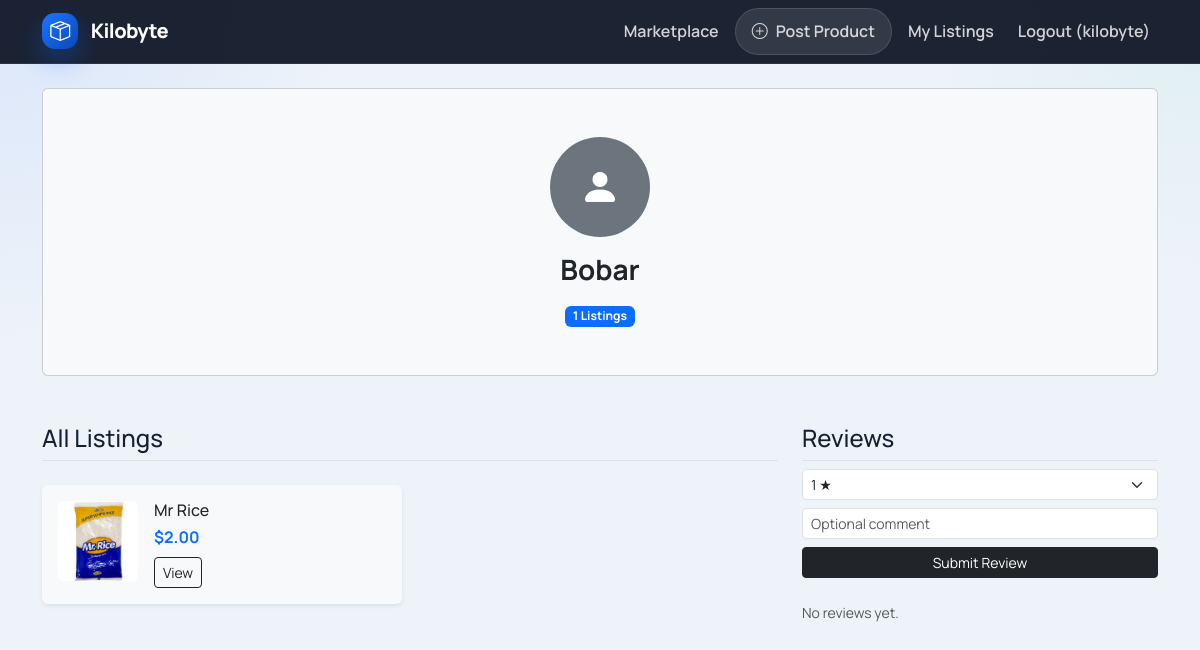
Page /products/seller/Bobar/ (signed in) on the committed database.
### products/models.py (models this page shows, shortened)
class Product(models.Model):
    STATUS_CHOICES = [
        ('active', 'Active'),
        ('sold', 'Sold'),
        ('inactive', 'Inactive'),
    ]
    owner = models.ForeignKey(User, on_delete=models.CASCADE, related_name='products')
    category = models.ForeignKey(Category, on_delete=models.CASCADE)
    name = models.CharField(max_length=200)
    phone = models.CharField(max_length=15, null=True, blank=True)
    description = models.TextField()
    price = models.DecimalField(max_digits=10, decimal_places=2)
    image = models.ImageField(upload_to='product_images/', null=True, blank=True)
    created_at = models.DateTimeField(auto_now_add=True)
    city = models.CharField(max_length=100, null=True, blank=True)
    is_wholesale = models.BooleanField(default=False)
    bulk_price = models.DecimalField(max_digits=10, decimal_places=2, null=True, blank=True)
    minimum_quantity = models.IntegerField(null=True, blank=True)
    is_featured = models.BooleanField(default=False)
    status = models.CharField(max_length=10, choices=STATUS_CHOICES, default='active')
    views_count = models.PositiveIntegerField(default=0)
    class Meta:
        ordering = ['-created_at']

### products/views.py (the view)
# urls.py: path('seller/<str:username>/', views.seller_profile, name='seller_profile'),
@login_required
def seller_profile(request, username):
    seller = get_object_or_404(User, username=username)
    products = Product.objects.filter(owner=seller, status='active').order_by('-created_at')
    reviews = Review.objects.filter(seller=seller).select_related('reviewer').order_by('-created_at')
    avg_rating = reviews.aggregate(avg=Avg('rating'))['avg']
    already_reviewed = False
    review_form = None
    if request.user.is_authenticated and request.user != seller:
        already_reviewed = reviews.filter(reviewer=request.user).exists()
        if not already_reviewed:
            review_form = ReviewForm()
    return render(request, 'products/seller_profile.html', {
        'seller': seller,
        'products': products,
        'reviews': reviews,
        'avg_rating': avg_rating,
        'already_reviewed': already_reviewed,
        'review_form': review_form,
    })

### products/forms.py
class ReviewForm(forms.Form):
    rating = forms.ChoiceField(choices=[(i, f'{i} ★') for i in range(1, 6)], label='Rating')
    comment = forms.CharField(widget=forms.Textarea(attrs={'rows': 3}), required=False, label='Comment')

### products/templates/products/seller_profile.html (shortened to what this page needs)
{% extends 'base.html' %}
{% block content %}
<div class="card bg-light mb-4 text-center">
    <div class="card-body py-5">
        {% if seller.profile.avatar %}
        <img src="{{ seller.profile.avatar.url }}" class="rounded-circle mb-3 border"
            style="width: 100px; height: 100px; object-fit: cover;">
        {% else %}
        <div class="rounded-circle bg-secondary d-inline-flex align-items-center justify-content-center mb-3 text-white"
            style="width: 100px; height: 100px;">
            <i class="bi bi-person-fill fs-1"></i>
        </div>
        {% endif %}
        <h2 class="h3 fw-bold">{{ seller.username }}</h2>
        <div class="mt-3">
            <span class="badge bg-primary">{{ products.count }} Listings</span>
        </div>
    </div>
</div>
<div class="row mt-5">
    <div class="col-md-8">
        <h4 class="border-bottom pb-2">All Listings</h4>
        <div class="row row-cols-1 row-cols-sm-2 g-3 mt-1">
            {% for product in products %}
            <div class="col">
                <div class="card h-100 shadow-sm border-0 bg-light">
                    <div class="card-body d-flex gap-3">
                        <div style="width: 80px; height: 80px;">
                            {% if product.image %}
                            <img src="{{ product.image.url }}" class="img-fluid rounded"
                                style="width: 100%; height: 100%; object-fit: cover;">
                            {% else %}
                            <div
                                class="bg-white rounded d-flex align-items-center justify-content-center h-100 w-100 border">
                                <i class="bi bi-image text-muted"></i>
                            </div>
                            {% endif %}
                        </div>
                        <div class="flex-grow-1">
                            <h5 class="h6 mb-1">{{ product.name|truncatechars:30 }}</h5>
                            <p class="text-primary fw-bold mb-2">${{ product.price }}</p>
                            <a href="{% url 'product_detail' product.id %}" class="btn btn-sm btn-outline-dark">View</a>
                        </div>
                    </div>
                </div>
            </div>
            {% empty %}
            <p class="text-muted">No active listings.</p>
            {% endfor %}
        </div>
    </div>
    <div class="col-md-4">
        <h4 class="border-bottom pb-2">Reviews</h4>
        {% if review_form %}
        <form action="{% url 'leave_review' seller.username %}" method="post" class="mb-4">
            <div class="mb-2">
                <select name="rating" class="form-select form-select-sm">
                    {% for val, label in review_form.fields.rating.choices %}
                    <option value="{{ val }}">{{ label }}</option>
                    {% endfor %}
                </select>
            </div>
            <div class="mb-2">
                <input type="text" name="comment" class="form-control form-control-sm" placeholder="Optional comment">
            </div>
            <button type="submit" class="btn btn-sm btn-dark w-100">Submit Review</button>
        </form>
        {% endif %}
        {% for review in reviews %}
        <div class="mb-3 border-bottom pb-2">
            <div class="d-flex justify-content-between">
                <span class="small fw-bold">{{ review.reviewer.username }}</span>
                <span class="small text-warning">
                    {% for i in "12345"|make_list %}{% if forloop.counter <= review.rating %}<i class="bi bi-star-fill">
                        </i>{% else %}<i class="bi bi-star"></i>{% endif %}{% endfor %}
                </span>
            </div>
            {% if review.comment %}<p class="x-small text-muted mb-0">{{ review.comment }}</p>{% endif %}
        </div>
        {% empty %}
        <p class="text-muted small">No reviews yet.</p>
        {% endfor %}
    </div>
</div>
{% endblock %}

### products/templates/base.html (shortened to what this page needs)
<!DOCTYPE html>
<html lang="en" data-theme="Light">
<head>
    <link href="https://cdn.jsdelivr.net/npm/bootstrap@5.3.2/dist/css/bootstrap.min.css" rel="stylesheet">
    <link href="https://cdn.jsdelivr.net/npm/bootstrap-icons@1.11.3/font/bootstrap-icons.min.css" rel="stylesheet">
</head>
<body>
    <nav class="navbar navbar-expand-lg navbar-dark {% block nav_margin %}mb-4{% endblock %}">
        <div class="container">
            <a class="navbar-brand" href="{% url 'product_list' %}">
                <span class="brand-mark"><i class="bi bi-box-seam"></i></span>
                <span>Kilobyte</span>
            </a>
            <div class="collapse navbar-collapse" id="navbarMain">
                <ul class="navbar-nav ms-auto align-items-lg-center gap-lg-2">
                    <li class="nav-item"><a class="nav-link" href="{% url 'product_list' %}">Marketplace</a></li>
                    {% if user.is_authenticated %}
                    <li class="nav-item"><a class="nav-link nav-cta" href="{% url 'create_product' %}"><i class="bi bi-plus-circle"></i> Post Product</a></li>
                    <li class="nav-item"><a class="nav-link" href="{% url 'my_listings' %}">My Listings</a></li>
                    <li class="nav-item">
                        <form action="{% url 'logout' %}" method="post" class="d-inline">
                            <button type="submit" class="btn btn-link nav-link text-decoration-none">Logout ({{ user.username }})</button>
                        </form>
                    </li>
                    {% else %}
                    <li class="nav-item"><a class="nav-link" href="{% url 'login' %}">Login</a></li>
                    <li class="nav-item"><a class="nav-link nav-cta" href="{% url 'signup' %}"><i class="bi bi-person-plus"></i> Sign Up</a></li>
                    {% endif %}
                </ul>
            </div>
        </div>
    </nav>
    <div class="container page-shell">
        {% block content %}{% endblock %}
    </div>
</body>
</html>

### products/templates/base.html (style rules this page uses)
:root { --kb-ink: #162033; --kb-copy: #5b687d; --kb-copy-soft: #7f8aa0; --kb-bg: #eef3f9; --kb-panel: rgba(255, 255, 255, 0.86); --kb-panel-solid: #ffffff; --kb-line: rgba(22, 32, 51, 0.10); --kb-brand: #0f62fe; --kb-brand-deep: #0a47b8; --kb-shadow: 0 18px 50px rgba(15, 37, 74, 0.10); --kb-navbar-bg: rgba(10, 18, 34, 0.92); --kb-navbar-border: rgba(255, 255, 255, 0.08); --kb-nav-text: rgba(255, 255, 255, 0.80); --kb-nav-cta-bg: rgba(255, 255, 255, 0.10); --kb-nav-cta-border: rgba(255, 255, 255, 0.12); --kb-nav-cta-hover: rgba(255, 255, 255, 0.18); --kb-alert-close-filter: none; }
body { min-height: 100vh; background: radial-gradient(circle at top left, rgba(15, 98, 254, 0.09), transparent 24%), radial-gradient(circle at top right, rgba(21, 183, 158, 0.07), transparent 20%), var(--kb-bg); color: var(--kb-ink); font-family: "Manrope", "Segoe UI", sans-serif; }
a { color: inherit; }
.navbar { background: var(--kb-navbar-bg) !important; backdrop-filter: blur(16px); border-bottom: 1px solid var(--kb-navbar-border); }
.navbar-brand { display: inline-flex; align-items: center; gap: 0.8rem; font-weight: 800; letter-spacing: -0.03em; }
.brand-mark { width: 2.25rem; height: 2.25rem; border-radius: 0.8rem; display: inline-flex; align-items: center; justify-content: center; background: linear-gradient(135deg, #1d75ff, #0a47b8); color: #fff; box-shadow: 0 12px 24px rgba(15, 98, 254, 0.30); }
.navbar .nav-link, .navbar .btn-link.nav-link { color: var(--kb-nav-text); font-weight: 600; }
.nav-cta { display: inline-flex; align-items: center; gap: 0.5rem; padding: 0.65rem 1rem !important; border-radius: 999px; background: var(--kb-nav-cta-bg); border: 1px solid var(--kb-nav-cta-border); }
.page-shell { padding-bottom: 4rem; }

### rows in the picture
Product: image (picture), name "Mr Rice", price "2.00"

### other values in the picture
{{ user.username }} "kilobyte"
{{ seller.username }} "Bobar"
{{ products.count }} "1"
form field rating "1 ★"
